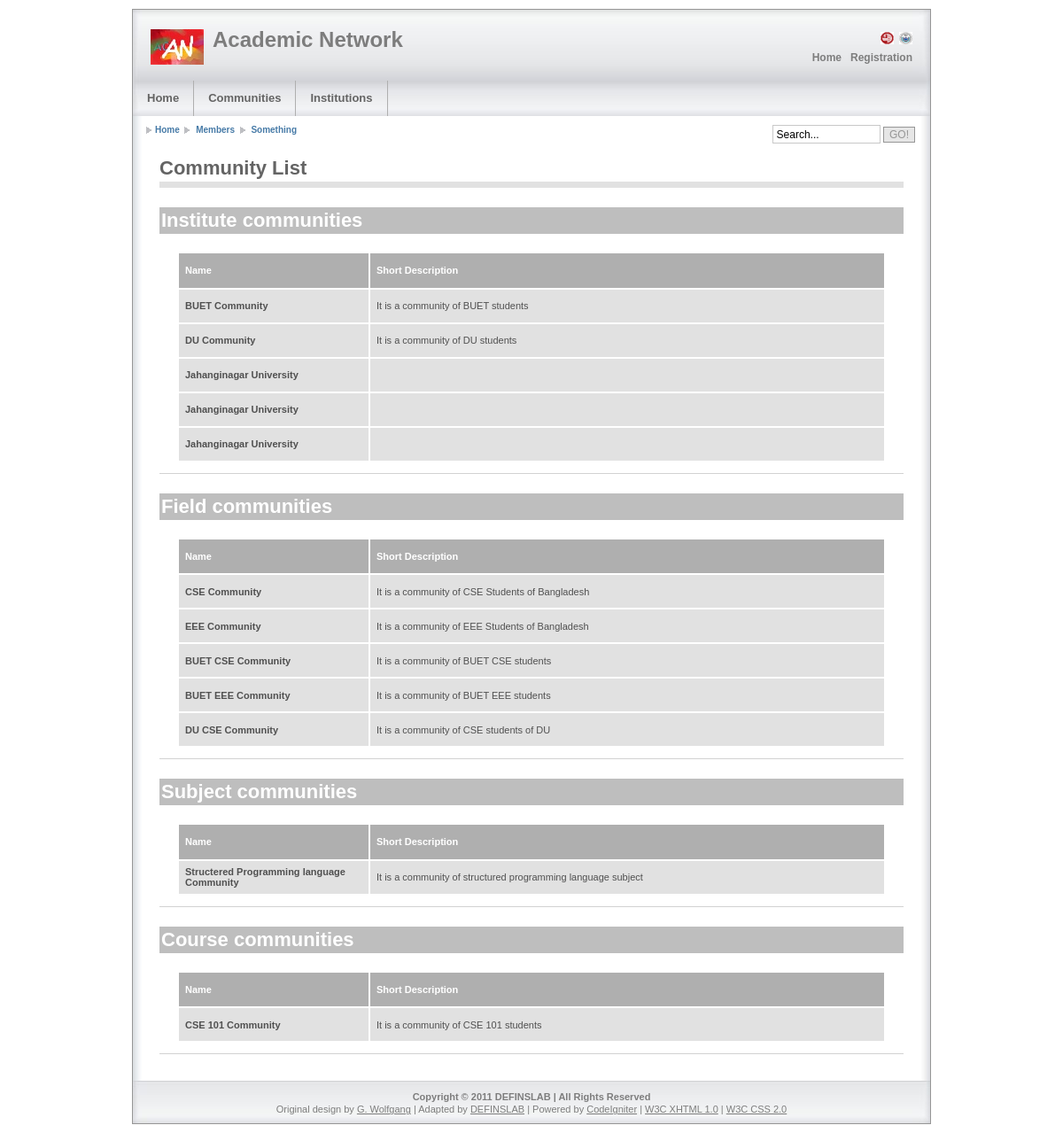
The page /index.php/community_list/LoadCommunityListViewAll on the database its author committed.
### tables this page shows
CREATE TABLE IF NOT EXISTS `community` (
  `community_id` int(10) NOT NULL AUTO_INCREMENT,
  `name` varchar(100) NOT NULL,
  `type` enum('institution','subject','field','course','group') NOT NULL,
  `short_description` text NOT NULL,
  `updated_date` datetime NOT NULL,
  PRIMARY KEY (`community_id`)
);

### application/controllers/community_list.php (called while the page is built, shortened)
<?php
class Community_list extends CI_Controller {
    function LoadCommunityListViewAll() {
        $this->page->title = "List of Communities By Type";
        $data['query1_result'] = $this->Model_community->GetByType('institution',5);
        $data['query2_result'] = $this->Model_community->GetByType('field',5);
        $data['query3_result'] = $this->Model_community->GetByType('subject',5);
        $data['query4_result'] = $this->Model_community->GetByType('course',5);
        $main_content[0] = array("Community List", "community_list_view_all",$data);
        $this->page->loadViews(null, $main_content, null);
    }
}
?>

### index.php (called while the page is built, shortened)
<?php
require_once BASEPATH.'core/CodeIgniter'.EXT;

### application/models/model_community.php (called while the page is built, shortened)
<?php
   class Model_community extends CI_Model {
       function GetByType($type,$limit=null){
           $this->db->select('*');
           $query = $this->db->get_where('community',  array('type' => $type, 'community_id !=' => 0), $limit);
           return $query->result();
       }
   }
?>

### application/views/default/community_list_view_all.php (the view)
<h1 class="block">Institute communities</h1>
<div class="column1-unit">
    <table>
        <tr>
            <th class="top" scope="col" style="width:200px;">Name</th>
            <th class="top" scope="col">Short Description</th>
        </tr>
        <?php foreach($query1_result as $row): ?>
        <tr><th scope="row"><?php echo $row->name;?></th><td><?php echo $row->short_description;?></td></tr>
        <?php        endforeach; ?>
    </table>
</div>
<hr class="clear-contentunit" />
<h1 class="block">Field communities</h1>
<div class="column1-unit">
    <table>
        <tr>
            <th class="top" scope="col" style="width:200px;">Name</th>
            <th class="top" scope="col">Short Description</th>
        </tr>
        <?php foreach($query2_result as $row): ?>
        <tr><th scope="row"><?php echo $row->name;?></th><td><?php echo $row->short_description;?></td></tr>
        <?php        endforeach; ?>
    </table>
</div>
<hr class="clear-contentunit" />
<h1 class="block">Subject communities</h1>
<div class="column1-unit">
    <table>
        <tr>
            <th class="top" scope="col" style="width:200px;">Name</th>
            <th class="top" scope="col">Short Description</th>
        </tr>
        <?php foreach($query3_result as $row): ?>
        <tr><th scope="row"><?php echo $row->name;?></th><td><?php echo $row->short_description;?></td></tr>
        <?php        endforeach; ?>
    </table>
</div>
<hr class="clear-contentunit" />
<h1 class="block">Course communities</h1>
<div class="column1-unit">
    <table>
        <tr>
            <th class="top" scope="col" style="width:200px;">Name</th>
            <th class="top" scope="col">Short Description</th>
        </tr>
        <?php foreach($query4_result as $row): ?>
        <tr><th scope="row"><?php echo $row->name;?></th><td><?php echo $row->short_description;?></td></tr>
        <?php        endforeach; ?>
    </table>
</div>
<hr class="clear-contentunit" />

### application/views/default/general/header.php (shortened to what this page needs)
<!DOCTYPE html PUBLIC "-//W3C//DTD XHTML 1.0 Strict//EN" "http://www.w3.org/TR/xhtml1/DTD/xhtml1-strict.dtd">
<html xmlns="http://www.w3.org/1999/xhtml" lang="en">
    <head>
        <?php
            echo $this->page->get('css');
        ?>
    </head>
    <body>
        <div class="page-container">
            <div class="header">
                <div class="header-top">
                    <a class="sitelogo" href="#" title="Go to Start page"></a>
                    <div class="sitename">
                        <h1><a href="index.php" title="Go to Start page">Academic Network</a></h1>
                    </div>
                    <div class="nav0">
                        <ul>
                            <li><a href="#" title="BUET"><?php echo $this->page->img('buet_logo.png',15,20); ?></a></li>
                            <li><a href="#" title="NSU"><?php echo $this->page->img('nsu_logo.png',15,20); ?></a></li>
                        </ul>
                    </div>
                    <div class="nav1">
                        <ul>
                            <?php
                                foreach($this->page->nav1 as $text=> $link)
                                        echo "<li>" . anchor($link,$text) . "</li>";
                            ?>
                        </ul>
                    </div>
                </div>
                <div class="header-bottom">
                    <div class="nav2">
                        <?php
                        if(isset($this->page->nav2)){
                            foreach($this->page->nav2 as $i){
                                echo "<ul>\n";
                                echo "<li>" . anchor($i[0][1], $i[0][0]) . "\n";
                                echo "</li></ul>\n";
                            }
                        }
                        ?>
                    </div>
                </div>
                <div class="header-breadcrumbs">
                    <ul>
                        <?php
                            foreach($this->page->breadcrumbs as $text=>$link){
                                echo (empty($link))?("<li>$text</li>"):("<li><a href = '$link' > $text &nbsp;</a></li>");
                            }
                        ?>
                    </ul>
                    <div class="searchform">
                        <form action="index.html" method="get">
                            <fieldset>
                                <input name="field" class="field"  value=" Search..." />
                                <input type="submit" name="button" class="button" value="GO!" />
                            </fieldset>
                        </form>
                    </div>
                </div>
            </div>
            <div class="main">

### application/libraries/Page.php (shortened to what this page needs)
<?php
class Page {
    public $CI;
    public $theme = "default/";
    public $cssjsDir = 'templates/';
    public $defaultCssArr = array();
    public $cssArr = array();
    public $jsArr = array();
    public $defaultJsArr = array('jquery-1.5.2.min','registerscript');
    function  __construct() {
        $this->CI = & get_instance();
        $this->CI->load->helper('url');
        $this->nav1 = array(
            "Home" => base_url(),
            "Registration" => site_url('registration')
        );
        $this->breadcrumbs = array(
            "Home" => base_url(),
            "Members" => "#",
            "Something" => "#"
        );
        $this->nav2 = array(
            array(
                  array(
                        "Home", base_url()
                       )
                ),
            array(
                array(
                      "Communities", "community/index"
                    ),
                    array(
                        "CSE" => "community/index/cse",
                        "EEE" => "community/index/eee",
                        "MME" => "community/index/mme"
                    )
                ),
            array(
                array(
                       "Institutions", "institute/index"
                    ),
                    array(
                        "BUET" => "community/buet",
                        "DU" => "community/du",
                        "DMC" => "community/dmc"
                    )
                )
        );
    }
    function set($array, $type='css'){
        if($type=='css'){
            $this->cssArr = array_merge($this->cssArr ,$array);
        }else if($type == "js"){
            $this->jsArr = array_merge($this->jsArr,$array);
        }
    }
    function get($type="css",$default=false){
        $html = "";
        if($type == "css"){
            $arr = ($default)?($this->defaultCssArr):($this->cssArr);
            foreach ($arr as $i){
                $html .= '<link rel="stylesheet" type="text/css" media="screen,projection,print" href="' . base_url() . $this->cssjsDir . $this->theme . "css/" . $i . '.css" />';
            }
        }else if($type == "js"){
            $arr = ($default)?($this->defaultJsArr):($this->jsArr);
            foreach ($arr as $i){
                $html .= '<script src = "' . base_url() . $this->cssjsDir . $this->theme . "js/" . $i . '.js"></script>';
            }
        }
        return $html;
    }
    function img($src,$w='', $h = '', $alt='Image!'){
        return "<img width = '$w' height = '$h' alt = '$alt' src = '" . base_url() . $this->cssjsDir . $this->theme . "img/" . "$src' />";
    }
    function loadViews($left_sidebar = null, $content = null, $right_sidebar = null){
        if( !isset($left_sidebar) && !isset($right_sidebar)){
            $this->CI->load->view($this->theme . "general/header");
            $this->CI->load->view($this->theme . "general/content",array('content' => $content));
            $this->CI->load->view($this->theme . "general/footer");
        }
    }
}
?>

### application/views/default/general/content.php
<div class="main-content">
    <?php
        if(isset($html))
            echo $html;
        else if(isset($content)){
            foreach ($content as $i){
                $params = (isset($i[2]))?($i[2]):(array());
                $this->load->view($this->page->theme . 'general/contentWrapper' ,
                        array('title' => $i[0],
                            'file' => $i[1],
                            'params' => $params));
            }
        }
    ?>
</div>

### application/views/default/general/contentWrapper.php
<h1 class="pagetitle"><?php echo $title; ?></h1>
<?php
    $this->load->view($this->page->theme . $file, $params);
?>

### application/views/default/general/footer.php
            </div>
            <div class="footer">
                <p>Copyright &copy; 2011 DEFINSLAB | All Rights Reserved</p>
                <p class="credits">Original design by <a href="http://www.definslab.com" title="Designer Homepage">G. Wolfgang</a> | Adapted by <a href="#" title="Adaptor Homepage">DEFINSLAB</a> | Powered by <a href="#" title="Content Management System">CodeIgniter</a> | <a href="http://validator.w3.org/check?uri=referer" title="Validate XHTML code">W3C XHTML 1.0</a> | <a href="http://jigsaw.w3.org/css-validator/" title="Validate CSS code">W3C CSS 2.0</a></p>
            </div>
        </div>
    </body>
</html>

### templates/default/css/layout1_text.css (style rules this page uses)
.main-content h1.pagetitle { margin:0 0 0.4em 0; padding:0 0 2px 0; border-bottom:solid 7px rgb(225,225,225); font-family:"trebuchet ms",arial,sans-serif; color:rgb(100,100,100); font-weight:bold; font-size:220%; }
.main-content h1.block { clear:both; margin:1.0em 0 0em 0; padding:2px 0 2px 2px; background:rgb(190,190,190); font-family:"trebuchet ms",arial,sans-serif; color:rgb(255,255,255); font-weight:bold; font-size:220%; }
.main-content h1 { clear:both; margin:1.0em 0 0.5em 0; font-family:"trebuchet ms",arial,sans-serif; color:rgb(80,80,80); font-weight:normal; font-size:210%; }
.main-content table { clear:both; width:800px; margin:2.0em 0 0.2em 20px; table-layout: fixed; border-collapse:collapse; empty-cells:show; background-color:rgb(233,232,244); }
.main-content table th.top { height:3.5em; padding:0 7px 0 7px; empty-cells:show; background-color:rgb(175,175,175); text-align:left; color:rgb(255,255,255); font-weight:bold; font-size:110%; }
.main-content table th { height:3.0em; padding:2px 20px 2px 7px; border-left:solid 2px rgb(255,255,255); border-right:solid 2px rgb(255,255,255); border-top:solid 2px rgb(255,255,255); border-bottom:solid 2px rgb(255,255,255); background-color:rgb(225,225,225); text-align:left; color:rgb(80,80,80); font-weight:bold; font-size:110%; }
.main-content table td { height:3.0em; padding:2px 7px 2px 7px; border-left:solid 2px rgb(255,255,255); border-right:solid 2px rgb(255,255,255); border-top:solid 2px rgb(255,255,255); border-bottom:solid 2px rgb(255,255,255); background-color:rgb(225,225,225); text-align:left; font-weight:normal; color:rgb(80,80,80); font-size:110%; }

### rows shown on the page
community: name "BUET Community", short_description "It is a community of BUET students"
community: name "DU Community", short_description "It is a community of DU students"
community: name "Jahanginagar University"
community: name "Jahanginagar University"
community: name "Jahanginagar University"
community: name "CSE Community", short_description "It is a community of CSE Students of Bangladesh"
community: name "EEE Community", short_description "It is a community of EEE Students of Bangladesh"
community: name "BUET CSE Community", short_description "It is a community of BUET CSE students"
community: name "BUET EEE Community", short_description "It is a community of BUET EEE students"
community: name "DU CSE Community", short_description "It is a community of CSE students of DU"
community: name "Structered Programming language Community", short_description "It is a community of structured programming language subject"
community: name "CSE 101 Community", short_description "It is a community of CSE 101 students"

### other values the page prints
anchor($link,$text) "Home"
anchor($link,$text) "Registration"
anchor($i[0][1], $i[0][0]) "Home"
anchor($i[0][1], $i[0][0]) "Communities"
anchor($i[0][1], $i[0][0]) "Institutions"
$text "Home"
$text "Members"
$text "Something"
$title "Community List"
